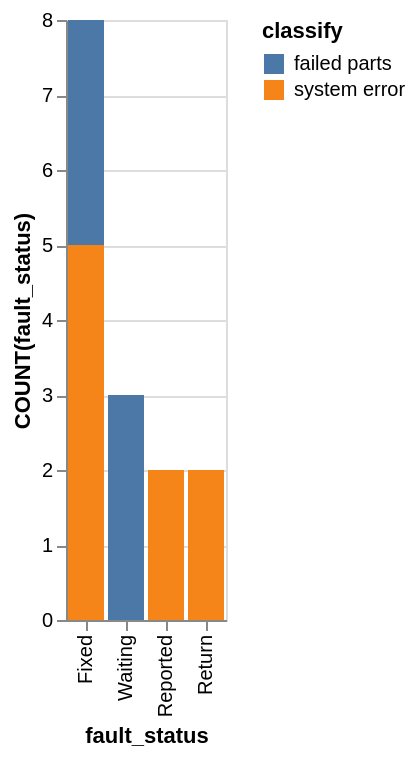

Specify this chart in Vega-Lite:
### Vega-Lite specification from a JSON file in a GitHub repository (floating-point values rounded to 4 significant figures)
{"data": {"values": [{"x_data": "Fixed", "y_data": 3, "classify": "failed parts"}, {"x_data": "Reported", "y_data": 0, "classify": "failed parts"}, {"x_data": "Waiting", "y_data": 3, "classify": "failed parts"}, {"x_data": "Return", "y_data": 0, "classify": "failed parts"}, {"x_data": "Fixed", "y_data": 5, "classify": "system error"}, {"x_data": "Reported", "y_data": 2, "classify": "system error"}, {"x_data": "Waiting", "y_data": 0, "classify": "system error"}, {"x_data": "Return", "y_data": 2, "classify": "system error"}]}, "mark": "bar", "encoding": {"x": {"field": "x_data", "type": "nominal", "title": "fault_status", "sort": {"op": "sum", "field": "y_data", "order": "descending"}}, "y": {"field": "y_data", "type": "quantitative", "title": "COUNT(fault_status)"}, "color": {"field": "classify"}}}
